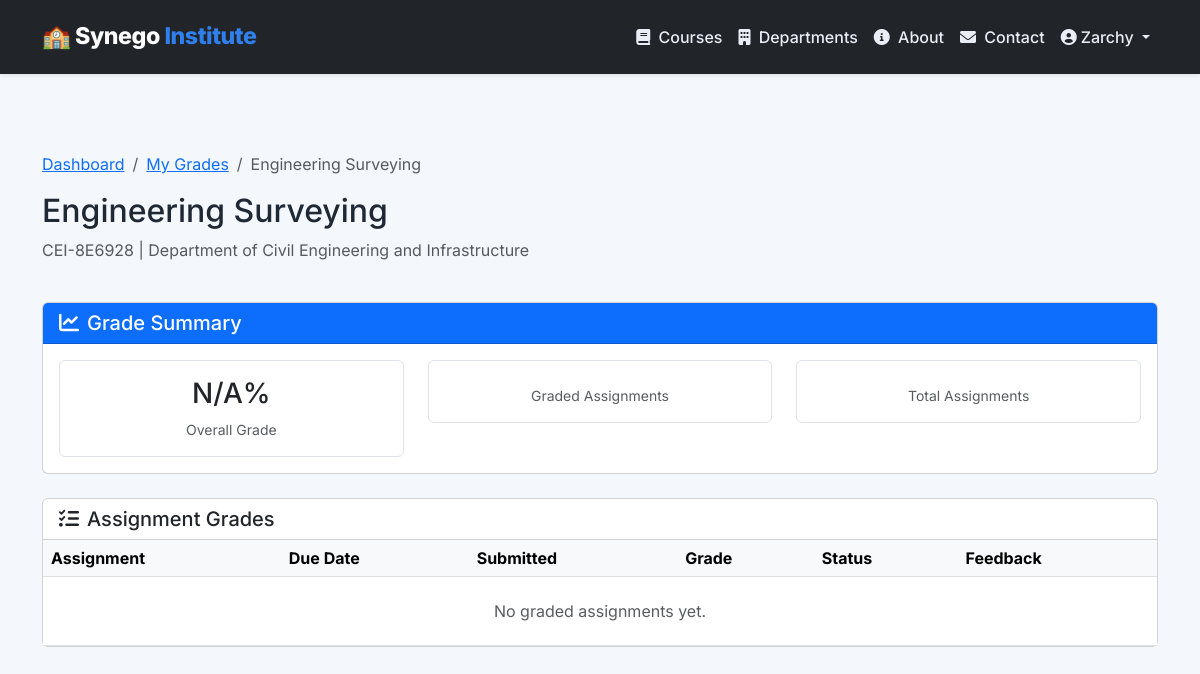
The page /grades/engineering-surveying/ (signed in) on the database its author committed.
### lms/models.py (models this page shows, shortened)
class User(AbstractUser):
    ROLE_CHOICES = (
        ('admin', 'Administrator'),
        ('instructor', 'Instructor'),
        ('learner', 'Learner'),
        ('dept_head', 'Department Head'),
        ('approver', 'Approver'),
    )
    GENDER_CHOICES = (
        ('M', 'Male'),
        ('F', 'Female'),
        ('O', 'Other'),
    )
    role = models.CharField(max_length=20, choices=ROLE_CHOICES, default='learner')
    department = models.ForeignKey(
        'Department', null=True, blank=True, on_delete=models.SET_NULL,
        related_name='members'
    )
    phone_number = models.CharField(max_length=20, blank=True)
    address = models.TextField(blank=True)
    gender = models.CharField(max_length=1, choices=GENDER_CHOICES, blank=True)
    date_of_birth = models.DateField(null=True, blank=True)
    profile_picture = models.ImageField(upload_to='profile_pics/', null=True, blank=True)
    is_approved = models.BooleanField(default=False)
    approval_token = models.UUIDField(unique=True, null=True, blank=True)
    approval_token_created_at = models.DateTimeField(null=True, blank=True)
    temp_password = models.CharField(max_length=128, blank=True)
    temp_password_created_at = models.DateTimeField(null=True, blank=True)
    google_access_token = models.TextField(blank=True)
    google_refresh_token = models.TextField(blank=True)
    google_token_expiry = models.DateTimeField(null=True, blank=True)
    last_active = models.DateTimeField(auto_now=True)
    login_count = models.PositiveIntegerField(default=0)
    failed_login_attempts = models.PositiveIntegerField(default=0)
    account_locked_until = models.DateTimeField(null=True, blank=True)
    email_verified = models.BooleanField(default=False)
    email_verification_token = models.UUIDField(unique=True, null=True, blank=True)
    receive_notifications = models.BooleanField(default=True)
    language = models.CharField(max_length=10, default='en')
    class Meta:
        indexes = [
            models.Index(fields=['email']),
            models.Index(fields=['role', 'is_approved']),
            models.Index(fields=['username']),
            models.Index(fields=['last_active']),
        ]

class Course(models.Model):
    DIFFICULTY_CHOICES = (
        ('beginner', 'Beginner'),
        ('intermediate', 'Intermediate'),
        ('advanced', 'Advanced'),
    )
    STATUS_CHOICES = (
        ('draft', 'Draft'),
        ('published', 'Published'),
        ('archived', 'Archived'),
    )
    department = models.ForeignKey(Department, on_delete=models.CASCADE, related_name='courses')
    title = models.CharField(max_length=200)
    slug = models.SlugField(unique=True, blank=True)
    code = models.CharField(max_length=20, unique=True, help_text="Course code (e.g., BLCK-101)")
    description = models.TextField()
    learning_objectives = models.TextField(help_text="What students will learn")
    prerequisites = models.TextField(blank=True, help_text="Required prior knowledge")
    duration = models.CharField(max_length=50, help_text="e.g., '3 months', '6 weeks'")
    estimated_hours = models.PositiveIntegerField(default=40, help_text="Total estimated study hours")
    difficulty = models.CharField(max_length=20, choices=DIFFICULTY_CHOICES, default='beginner')
    price = models.DecimalField(max_digits=10, decimal_places=2, default=0.00)
    currency = models.CharField(max_length=3, default='USD')
    assignment_weight = models.PositiveIntegerField(default=70, validators=[MinValueValidator(0), MaxValueValidator(100)])
    project_weight = models.PositiveIntegerField(default=30, validators=[MinValueValidator(0), MaxValueValidator(100)])
    require_quiz_pass = models.BooleanField(default=True)
    quiz_pass_score = models.PositiveIntegerField(default=70, validators=[MinValueValidator(0), MaxValueValidator(100)])
    thumbnail = models.ImageField(upload_to='course_thumbnails/', null=True, blank=True)
    promo_video_url = models.URLField(blank=True)
    google_classroom_id = models.CharField(max_length=100, blank=True, unique=True, null=True)
    certificate_template = models.FileField(
        upload_to='cert_templates/',
        null=True, blank=True,
        validators=[FileExtensionValidator(['pdf'])]
    )
    status = models.CharField(max_length=20, choices=STATUS_CHOICES, default='draft')
    is_active = models.BooleanField(default=True)
    created_at = models.DateTimeField(auto_now_add=True)
    updated_at = models.DateTimeField(auto_now=True)
    published_at = models.DateTimeField(null=True, blank=True)
    class Meta:
        ordering = ['title']
        indexes = [
            models.Index(fields=['department', 'status']),
            models.Index(fields=['slug']),
            models.Index(fields=['code']),
            models.Index(fields=['difficulty']),
        ]

class Department(models.Model):
    STATUS_CHOICES = (
        ('active', 'Active'),
        ('inactive', 'Inactive'),
        ('pending', 'Pending Approval'),
    )
    name = models.CharField(max_length=100, unique=True)
    slug = models.SlugField(unique=True, blank=True, null=True)
    code = models.CharField(max_length=20, unique=True, help_text="Department code (e.g., BT, EME, CE)")
    description = models.TextField()
    mission = models.TextField(blank=True, help_text="Department mission statement")
    vision = models.TextField(blank=True, help_text="Department vision statement")
    infrastructure = models.TextField(help_text="Required infrastructure (workshops, labs, etc.)")
    resources = models.TextField(help_text="Tools, equipment, software needed")
    min_instructors = models.PositiveIntegerField(default=1, help_text="Minimum instructors required")
    max_capacity = models.PositiveIntegerField(default=100, help_text="Maximum student capacity")
    head = models.ForeignKey(
        User, null=True, blank=True, on_delete=models.SET_NULL,
        limit_choices_to={'role__in': ['dept_head', 'admin']},
        related_name='headed_depts'
    )
    contact_email = models.EmailField(blank=True)
    contact_phone = models.CharField(max_length=20, blank=True)
    office_location = models.CharField(max_length=200, blank=True)
    status = models.CharField(max_length=20, choices=STATUS_CHOICES, default='active')
    created_at = models.DateTimeField(auto_now_add=True)
    updated_at = models.DateTimeField(auto_now=True)
    class Meta:
        ordering = ['name']
        verbose_name = "Department"
        verbose_name_plural = "Departments"
        indexes = [
            models.Index(fields=['code', 'status']),
            models.Index(fields=['name']),
        ]

### lms/views.py (the view)
# urls.py: path('grades/<slug:course_slug>/', views.course_grades, name='course_grades'),
@login_required
def course_grades(request, course_slug):
    course = get_object_or_404(Course, slug=course_slug)
    submissions = Submission.objects.filter(
        student=request.user,
        assignment__course=course,
        status='graded',
        grade__isnull=False
    ).select_related('assignment')
    context = {
        'course': course,
        'submissions': submissions,
    }
    return render(request, 'lms/student/course_grades.html', context)

### lms/context_processors.py (called while the page is built)
def app_info(request):
    return {
        "APP_NAME": "Synego Training Institute",
    }

### lms/templates/lms/student/course_grades.html (shortened to what this page needs)
{% extends "lms/base.html" %}
{% block content %}
<div class="container py-4">
    <div class="row mb-4">
        <div class="col-12">
            <nav aria-label="breadcrumb">
                <ol class="breadcrumb">
                    <li class="breadcrumb-item"><a href="{% url 'lms:student_dashboard' %}">Dashboard</a></li>
                    <li class="breadcrumb-item"><a href="{% url 'lms:my_grades' %}">My Grades</a></li>
                    <li class="breadcrumb-item active">{{ course.title }}</li>
                </ol>
            </nav>
            <h1 class="h2">{{ course.title }}</h1>
            <p class="text-muted">{{ course.code }} | {{ course.department.name }}</p>
        </div>
    </div>
    <div class="card mb-4">
        <div class="card-header bg-primary text-white">
            <h5 class="mb-0"><i class="fas fa-chart-line me-2"></i>Grade Summary</h5>
        </div>
        <div class="card-body">
            <div class="row text-center">
                <div class="col-md-4">
                    <div class="border rounded p-3">
                        <h3>{{ overall_grade|default:"N/A" }}%</h3>
                        <small class="text-muted">Overall Grade</small>
                    </div>
                </div>
                <div class="col-md-4">
                    <div class="border rounded p-3">
                        <small class="text-muted">Graded Assignments</small>
                    </div>
                </div>
                <div class="col-md-4">
                    <div class="border rounded p-3">
                        <small class="text-muted">Total Assignments</small>
                    </div>
                </div>
            </div>
        </div>
    </div>
    <div class="card">
        <div class="card-header bg-white">
            <h5 class="mb-0"><i class="fas fa-tasks me-2"></i>Assignment Grades</h5>
        </div>
        <div class="card-body p-0">
            <div class="table-responsive">
                <table class="table table-hover mb-0">
                    <thead class="table-light">
                        <tr>
                            <th>Assignment</th>
                            <th>Due Date</th>
                            <th>Submitted</th>
                            <th>Grade</th>
                            <th>Status</th>
                            <th>Feedback</th>
                        </tr>
                    </thead>
                    <tbody>
                        {% for submission in submissions %}
                            <tr>
                                <td>{{ submission.assignment.title }}</td>
                                <td>{{ submission.assignment.due_date|date:"M d, Y" }}</td>
                                <td>{{ submission.submitted_at|date:"M d, Y" }}</td>
                                <td>
                                    <strong>{{ submission.grade }}%</strong>
                                </td>
                                <td>
                                    <span class="badge bg-success">Graded</span>
                                </td>
                                <td>
                                    {% if submission.feedback %}
                                        <button type="button" class="btn btn-sm btn-outline-info" data-bs-toggle="modal" data-bs-target="#feedbackModal{{ submission.id }}">
                                            <i class="fas fa-comment"></i> View
                                        </button>
                                        <div class="modal fade" id="feedbackModal{{ submission.id }}" tabindex="-1">
                                            <div class="modal-dialog">
                                                <div class="modal-content">
                                                    <div class="modal-header">
                                                        <h5 class="modal-title">Feedback for {{ submission.assignment.title }}</h5>
                                                        <button type="button" class="btn-close" data-bs-dismiss="modal"></button>
                                                    </div>
                                                    <div class="modal-body">
                                                        <p>{{ submission.feedback|linebreaks }}</p>
                                                    </div>
                                                    <div class="modal-footer">
                                                        <button type="button" class="btn btn-secondary" data-bs-dismiss="modal">Close</button>
                                                    </div>
                                                </div>
                                            </div>
                                        </div>
                                    {% else %}
                                        —
                                    {% endif %}
                                 </td>
                             </tr>
                        {% empty %}
                            <tr>
                                <td colspan="6" class="text-center py-4">
                                    <p class="mb-0 text-muted">No graded assignments yet.</p>
                                </td>
                            </tr>
                        {% endfor %}
                    </tbody>
                </table>
            </div>
        </div>
    </div>
</div>
{% endblock %}

### lms/templates/lms/base.html (shortened to what this page needs)
﻿<!DOCTYPE html>
<html lang="en">
<head>
    <link href="https://cdn.jsdelivr.net/npm/bootstrap@5.3.0-alpha1/dist/css/bootstrap.min.css" rel="stylesheet">
    <link rel="stylesheet" href="https://cdnjs.cloudflare.com/ajax/libs/font-awesome/6.0.0/css/all.min.css">
</head>
<body>
    <nav class="navbar navbar-expand-lg navbar-dark bg-dark fixed-top shadow-sm">
        <div class="container">
            <a class="navbar-brand" href="{% url 'lms:index' %}">
                🏫 Synego <span>Institute</span>
            </a>
            <div class="collapse navbar-collapse" id="navbarNav">
                <ul class="navbar-nav ms-auto align-items-lg-center">
                    <li class="nav-item">
                        <a class="nav-link" href="{% url 'lms:course_list' %}"><i class="fas fa-book me-1"></i> Courses</a>
                    </li>
                    <li class="nav-item">
                        <a class="nav-link" href="{% url 'lms:department_list' %}"><i class="fas fa-building me-1"></i> Departments</a>
                    </li>
                    <li class="nav-item">
                        <a class="nav-link" href="{% url 'lms:about' %}"><i class="fas fa-info-circle me-1"></i> About</a>
                    </li>
                    <li class="nav-item">
                        <a class="nav-link" href="{% url 'lms:contact' %}"><i class="fas fa-envelope me-1"></i> Contact</a>
                    </li>
                    {% if user.is_authenticated %}
                        <li class="nav-item dropdown">
                            <a class="nav-link dropdown-toggle" href="#" role="button" data-bs-toggle="dropdown">
                                <i class="fas fa-user-circle me-1"></i>{{ user.first_name|default:user.username }}
                            </a>
                        </li>
                    {% endif %}
                </ul>
            </div>
        </div>
    </nav>
    <main>
        {% block content %}{% endblock %}
    </main>
</body>
</html>

### lms/templates/lms/base.html (style rules this page uses)
:root { --primary-color: #1f3a5d; --secondary-color: #2f80ed; --accent-color: #17a2b8; --bg-light: #f4f7fb; --bg-dark: #1d2833; --text-muted: #6c7a91; --surface: #ffffff; --surface-alt: #f9fbff; }
* { box-sizing: border-box; }
body { font-family: 'Inter', sans-serif; background-color: var(--bg-light); color: #1f2835; margin: 0; padding-top: 80px; }
.navbar { padding: 0.9rem 1rem; transition: background-color 0.3s ease; }
.navbar-brand { font-weight: 800; letter-spacing: -0.02em; font-size: 1.45rem; }
.navbar-brand span { color: var(--secondary-color); }
.navbar-nav .nav-link { color: #e9edf5; font-weight: 500; }

### rows shown on the page
User: first_name "Zarchy"
Course: title "Engineering Surveying", code "CEI-8E6928", department.name "Department of Civil Engineering and Infrastructure"

### other values the page prints
{{ overall_grade|default:"N/A" }} "N/A"
